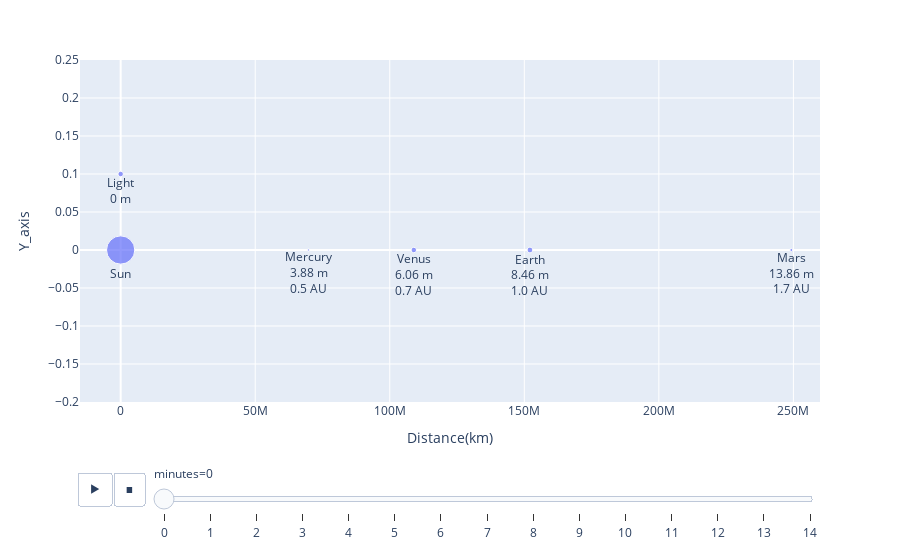

Notebook code for this chart:
### Markdown cell above
# Visualization using Plotly

### Code cell
import plotly.express as px
fig = px.scatter(df_plot, x="aphelion", y="Y_axis", animation_group="object",
                 size = "area_mod", animation_frame="minutes",
                 hover_name="object", text = "text",
                 range_x=[df_plot['aphelion'].min()-df_plot['aphelion'].max()*0.06,
                          df_plot['aphelion'].max()*1.032],
                 range_y=[-0.2, 0.25],
                 labels={"aphelion":"Distance(km)"},
                )
fig.update_traces(textposition='bottom center')
fig.layout.updatemenus[0].buttons[0].args[1]["frame"]["duration"] = 360
fig.show()

### Figure 1 — Plotly figure (JSON) as saved in the notebook; plotly's stock layout.template omitted (floating-point values rounded to 4 significant figures)
{"data": [{"hovertemplate": "<b>%{hovertext}</b><br><br>minutes=0<br>Distance(km)=%{x}<br>Y_axis=%{y}<br>area_mod=%{marker.size}<br>text=%{text}<extra></extra>", "hovertext": ["Sun", "Mars", "Earth", "Light", "Mercury", "Venus"], "ids": ["Sun", "Mars", "Earth", "Light", "Mercury", "Venus"], "legendgroup": "", "marker": {"color": "#636efa", "size": [1523000000000.0, 18050000000.0, 63760000000.0, 57530000000.0, 9352000000.0, 57530000000.0], "sizemode": "area", "sizeref": 3808000000.0, "symbol": "circle"}, "mode": "markers+text", "name": "", "orientation": "v", "showlegend": false, "text": ["Sun", "Mars<br>13.86 m<br>1.7 AU", "Earth<br>8.46 m<br>1.0 AU", "Light<br>0 m", "Mercury<br>3.88 m<br>0.5 AU", "Venus<br>6.06 m<br>0.7 AU"], "textposition": "bottom center", "type": "scatter", "x": [0, 249232432, 152098233, 0, 69817445, 108942780], "xaxis": "x", "y": [0, 0, 0, 0.1, 0, 0], "yaxis": "y"}], "layout": {"legend": {"itemsizing": "constant", "tracegroupgap": 0}, "margin": {"t": 60}, "sliders": [{"active": 0, "currentvalue": {"prefix": "minutes="}, "len": 0.9, "pad": {"b": 10, "t": 60}, "steps": [{"args": [["0"], {"frame": {"duration": 0, "redraw": false}, "fromcurrent": true, "mode": "immediate", "transition": {"duration": 0, "easing": "linear"}}], "label": "0", "method": "animate"}, {"args": [["1"], {"frame": {"duration": 0, "redraw": false}, "fromcurrent": true, "mode": "immediate", "transition": {"duration": 0, "easing": "linear"}}], "label": "1", "method": "animate"}, {"args": [["2"], {"frame": {"duration": 0, "redraw": false}, "fromcurrent": true, "mode": "immediate", "transition": {"duration": 0, "easing": "linear"}}], "label": "2", "method": "animate"}, {"args": [["3"], {"frame": {"duration": 0, "redraw": false}, "fromcurrent": true, "mode": "immediate", "transition": {"duration": 0, "easing": "linear"}}], "label": "3", "method": "animate"}, {"args": [["4"], {"frame": {"duration": 0, "redraw": false}, "fromcurrent": true, "mode": "immediate", "transition": {"duration": 0, "easing": "linear"}}], "label": "4", "method": "animate"}, {"args": [["5"], {"frame": {"duration": 0, "redraw": false}, "fromcurrent": true, "mode": "immediate", "transition": {"duration": 0, "easing": "linear"}}], "label": "5", "method": "animate"}, {"args": [["6"], {"frame": {"duration": 0, "redraw": false}, "fromcurrent": true, "mode": "immediate", "transition": {"duration": 0, "easing": "linear"}}], "label": "6", "method": "animate"}, {"args": [["7"], {"frame": {"duration": 0, "redraw": false}, "fromcurrent": true, "mode": "immediate", "transition": {"duration": 0, "easing": "linear"}}], "label": "7", "method": "animate"}, {"args": [["8"], {"frame": {"duration": 0, "redraw": false}, "fromcurrent": true, "mode": "immediate", "transition": {"duration": 0, "easing": "linear"}}], "label": "8", "method": "animate"}, {"args": [["9"], {"frame": {"duration": 0, "redraw": false}, "fromcurrent": true, "mode": "immediate", "transition": {"duration": 0, "easing": "linear"}}], "label": "9", "method": "animate"}, {"args": [["10"], {"frame": {"duration": 0, "redraw": false}, "fromcurrent": true, "mode": "immediate", "transition": {"duration": 0, "easing": "linear"}}], "label": "10", "method": "animate"}, {"args": [["11"], {"frame": {"duration": 0, "redraw": false}, "fromcurrent": true, "mode": "immediate", "transition": {"duration": 0, "easing": "linear"}}], "label": "11", "method": "animate"}, {"args": [["12"], {"frame": {"duration": 0, "redraw": false}, "fromcurrent": true, "mode": "immediate", "transition": {"duration": 0, "easing": "linear"}}], "label": "12", "method": "animate"}, {"args": [["13"], {"frame": {"duration": 0, "redraw": false}, "fromcurrent": true, "mode": "immediate", "transition": {"duration": 0, "easing": "linear"}}], "label": "13", "method": "animate"}, {"args": [["14"], {"frame": {"duration": 0, "redraw": false}, "fromcurrent": true, "mode": "immediate", "transition": {"duration": 0, "easing": "linear"}}], "label": "14", "method": "animate"}], "x": 0.1, "xanchor": "left", "y": 0, "yanchor": "top"}], "updatemenus": [{"buttons": [{"args": [null, {"frame": {"duration": 360, "redraw": false}, "fromcurrent": true, "mode": "immediate", "transition": {"duration": 500, "easing": "linear"}}], "label": "&#9654;", "method": "animate"}, {"args": [[null], {"frame": {"duration": 0, "redraw": false}, "fromcurrent": true, "mode": "immediate", "transition": {"duration": 0, "easing": "linear"}}], "label": "&#9724;", "method": "animate"}], "direction": "left", "pad": {"r": 10, "t": 70}, "showactive": false, "type": "buttons", "x": 0.1, "xanchor": "right", "y": 0, "yanchor": "top"}], "xaxis": {"anchor": "y", "domain": [0, 1], "range": [-15110000.0, 259900000.0], "title": {"text": "Distance(km)"}}, "yaxis": {"anchor": "x", "domain": [0, 1], "range": [-0.2, 0.25], "title": {"text": "Y_axis"}}}}
